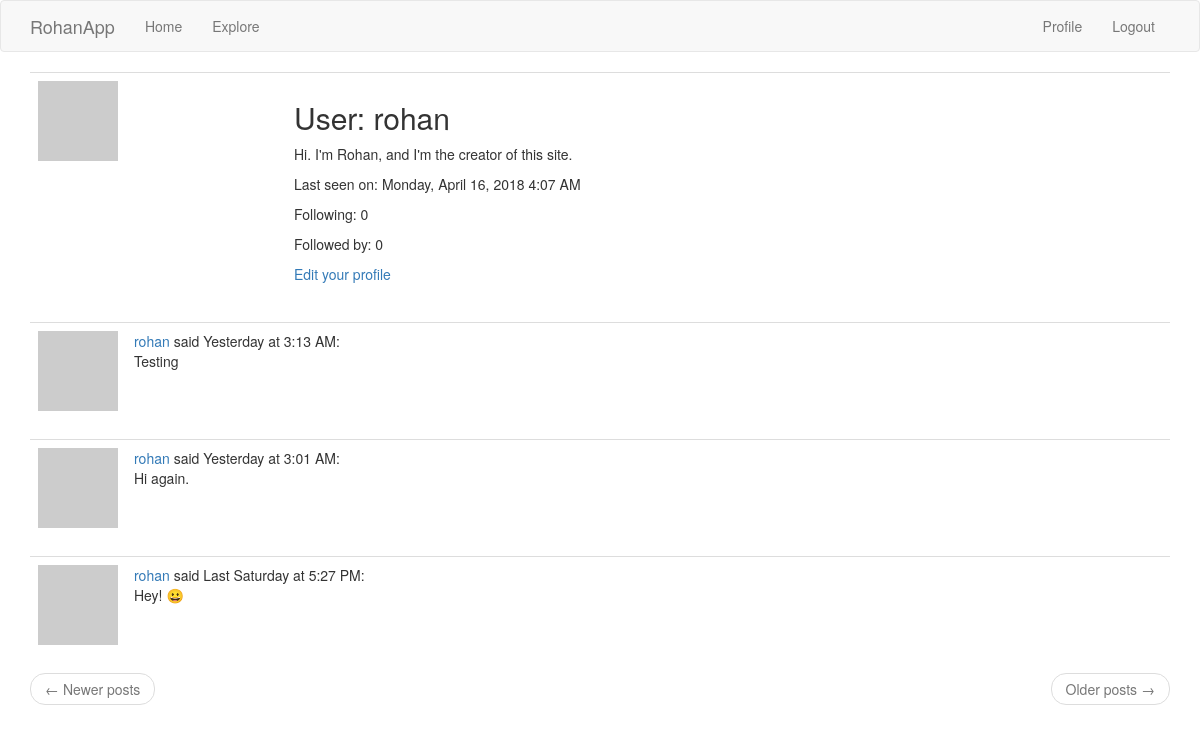
/user/rohan (signed in), run on an earlier commit of the app's database.
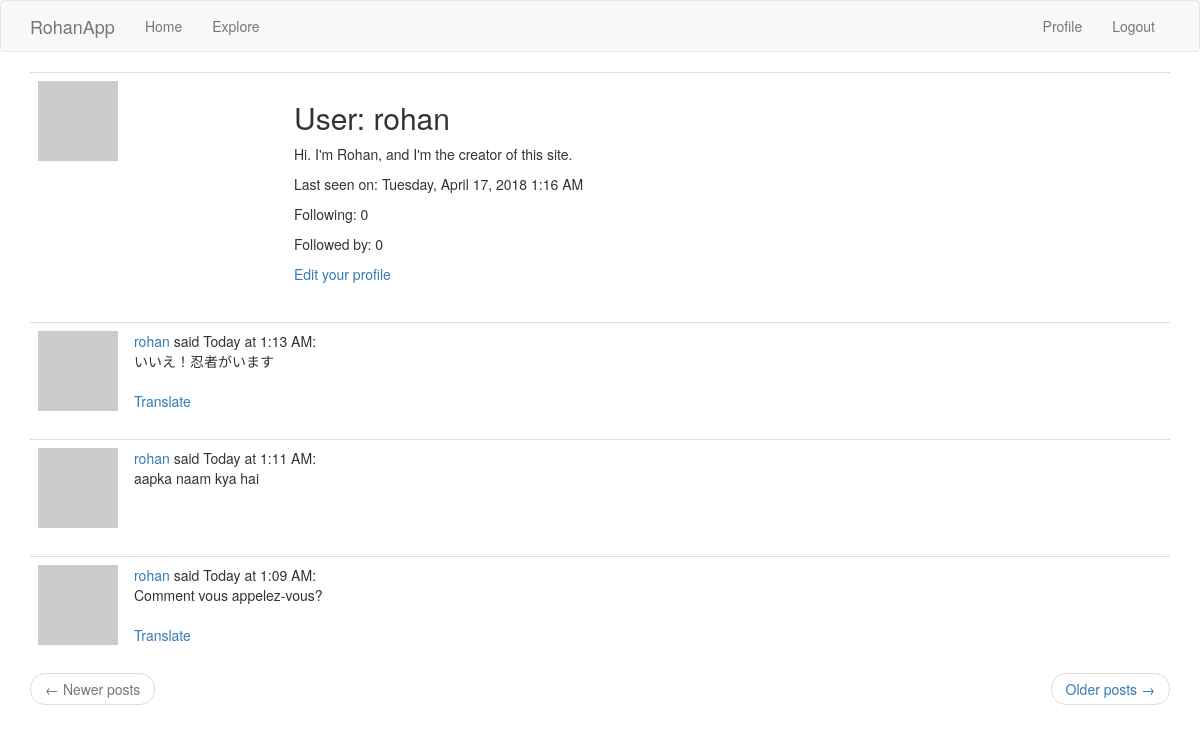
And on a later commit of the database.
### app/models.py (models this page shows, shortened)
class User(UserMixin, db.Model):
    id = db.Column(db.Integer, primary_key=True)
    username = db.Column(db.String(64), index=True, unique=True)
    email = db.Column(db.String(120), index=True, unique=True)
    password_hash = db.Column(db.String(128))
    posts = db.relationship('Post', backref='author', lazy='dynamic') # u.posts, p.author(s)
    about_me = db.Column(db.String(140))
    last_seen = db.Column(db.DateTime, default=datetime.utcnow)
    followed = db.relationship('User', secondary=followers,
        primaryjoin=(followers.c.follower_id == id), # LEFT # why isn't it just followers.follower_id ?
        secondaryjoin=(followers.c.followed_id == id), # RIGHT
        backref=db.backref('followers', lazy='dynamic'), lazy='dynamic')
    def avatar(self, size):
        digest = md5(self.email.lower().encode('utf-8')).hexdigest() # .encode('utf-8') converts email string to bytes
        return 'https://www.gravatar.com/avatar/{}?d=identicon&s={}'.format(digest, size)

class Post(db.Model):
    id = db.Column(db.Integer, primary_key=True)
    body = db.Column(db.String(140))
    timestamp = db.Column(db.DateTime, index=True, default=datetime.utcnow) # datetime.utcnow, NOT datetime.utcnow()
    user_id = db.Column(db.Integer, db.ForeignKey('user.id'))
    language = db.Column(db.String(5))

### app/routes.py (the view)
@app.route('/user/<username>')
@login_required
def user(username):
    user = User.query.filter_by(username=username).first_or_404()
    page = request.args.get('page', 1, type=int)
    posts = user.posts.order_by(Post.timestamp.desc()).paginate(
        page, app.config['POSTS_PER_PAGE'], False)
    next_url = url_for('user', username=user.username, page=posts.next_num) if posts.has_next else None
    prev_url = url_for('user', username=user.username, page=posts.prev_num) if posts.has_prev else None
    return render_template('user.html', title = user.username, user = user, posts = posts.items,
                            next_url = next_url, prev_url = prev_url)

### app/models.py (called while the page is built)
@login.user_loader
def load_user(id):
    return User.query.get(int(id))

### app/routes.py (called while the page is built)
@app.before_request # executed just before any view function
def before_request():
    if current_user.is_authenticated:
        current_user.last_seen = datetime.utcnow() # .strftime('%m/%d/%Y %I:%M:%S %p')
        db.session.commit()
        g.locale = str(get_locale())

### app/templates/user.html
{% extends "base.html" %}
{% block app_content %}
    <table class="table table-hover">
        <tr>
            <td width="256px"><img src="{{ user.avatar(256) }}"></td>
            <td>
                <h2>User: {{ user.username }}</h2>
                {% if user.about_me %}<p>{{ user.about_me }}</p>{% endif %}
                {% if user.last_seen %}
                <p>Last seen on: {{ moment(user.last_seen).format('LLLL') }}</p>
                {% endif %}
                <p>Following: {{ user.followed.count() }}</p>
                <p>Followed by: {{ user.followers.count() }}</p>
                {% if current_user == user %}
                <p><a href="{{ url_for('edit_profile') }}">Edit your profile</a></p>
                {% elif not current_user.is_following(user) %}
                <p><a href="{{ url_for('follow', username=user.username) }}">Follow</a></p>
                {% else %}
                <p><a href="{{ url_for('unfollow', username=user.username) }}">Unfollow</a></p>
                {% endif %}
            </td>
        </tr>
    </table>
    {% for post in posts %}
        {% include '_post.html' %}
    {% endfor %}
    <nav aria-label="...">
        <ul class="pager">
            <li class="previous{% if not prev_url %} disabled{% endif %}">
                <a href="{{ prev_url or '#' }}">
                    <span aria-hidden="true">&larr;</span> Newer posts
                </a>
            </li>
            <li class="next{% if not next_url %} disabled{% endif %}">
                <a href="{{ next_url or '#' }}">
                    Older posts <span aria-hidden="true">&rarr;</span>
                </a>
            </li>
        </ul>
    </nav>
{% endblock %}

### app/templates/_post.html
<table class="table table-hover">
    <tr>
        <td width="70px">
            <a href="{{ url_for('user', username=post.author.username) }}">
                <img src="{{ post.author.avatar(70) }}" />
            </a>
        </td>
        <td>
            <a href="{{ url_for('user', username=post.author.username) }}">{{ post.author.username }}</a>
            said {{ moment(post.timestamp).calendar() }}:
            <br>
            <span id="post{{ post.id }}">{{ post.body }}</span>
            {% if post.language and post.language != g.locale %}
            <br><br>
            <span id="translation{{ post.id }}">
                <a href="javascript:translate(
                    '#post{{ post.id }}',
                    '#translation{{ post.id }}',
                    '{{ post.language }}',
                    '{{ g.locale }}');">Translate</a>
            </span>
            {% endif %}
        </td>
    </tr>
</table>

What changed in the data, as far as the page shows it:
no longer on this page (row unchanged): Post: author.username "rohan", timestamp "Yesterday at 3:13 AM", body "Testing"
no longer on this page (row unchanged): Post: author.username "rohan", timestamp "Yesterday at 3:01 AM", body "Hi again."
no longer on this page (row unchanged): Post: author.username "rohan", timestamp "Last Saturday at 5:27 PM", body "Hey! 😀"
changed User "rohan": last_seen "Monday, April 16, 2018 4:07 AM" → "Tuesday, April 17, 2018 1:16 AM"
added Post: author.username "rohan", timestamp "Today at 1:13 AM", body "いいえ！忍者がいます"
added Post: author.username "rohan", timestamp "Today at 1:11 AM", body "aapka naam kya hai"
added Post: author.username "rohan", timestamp "Today at 1:09 AM", body "Comment vous appelez-vous?"
